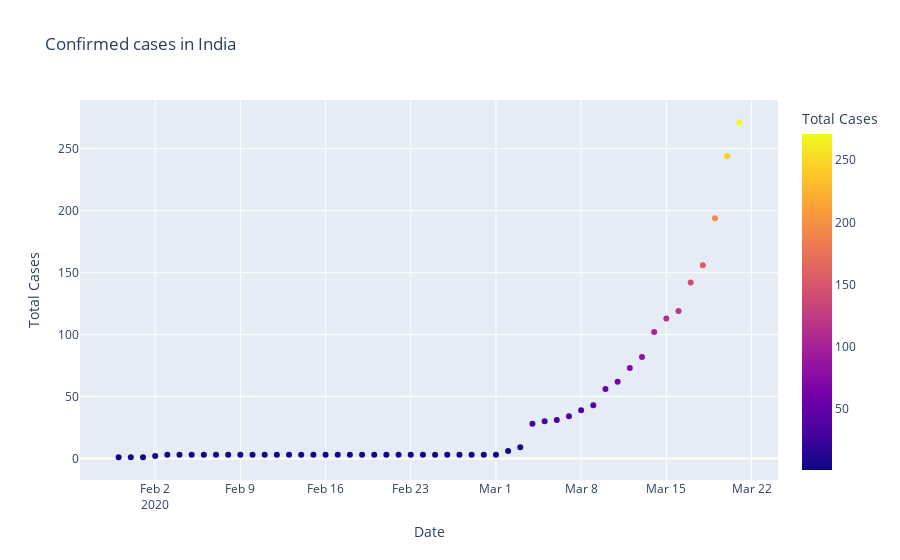

Here is the notebook cell this chart was saved with:
### Code cell
fig=px.scatter(dbd_India,x="Date",y="Total Cases",color='Total Cases',title='Confirmed cases in India')
fig.show()

### Figure 1 — Plotly figure (JSON) as saved in the notebook; plotly's stock layout.template omitted (floating-point values rounded to 4 significant figures)
{"data": [{"hovertemplate": "Date=%{x}<br>Total Cases=%{marker.color}<extra></extra>", "legendgroup": "", "marker": {"color": [1, 1, 1, 2, 3, 3, 3, 3, 3, 3, 3, 3, 3, 3, 3, 3, 3, 3, 3, 3, 3, 3, 3, 3, 3, 3, 3, 3, 3, 3, 3, 3, 6, 9, 28, 30, 31, 34, 39, 43, 56, 62, 73, 82, 102, 113, 119, 142, 156, 194, 244, 271], "coloraxis": "coloraxis", "symbol": "circle"}, "mode": "markers", "name": "", "orientation": "v", "showlegend": false, "type": "scatter", "x": ["2020-01-30T00:00:00", "2020-01-31T00:00:00", "2020-02-01T00:00:00", "2020-02-02T00:00:00", "2020-02-03T00:00:00", "2020-02-04T00:00:00", "2020-02-05T00:00:00", "2020-02-06T00:00:00", "2020-02-07T00:00:00", "2020-02-08T00:00:00", "2020-02-09T00:00:00", "2020-02-10T00:00:00", "2020-02-11T00:00:00", "2020-02-12T00:00:00", "2020-02-13T00:00:00", "2020-02-14T00:00:00", "2020-02-15T00:00:00", "2020-02-16T00:00:00", "2020-02-17T00:00:00", "2020-02-18T00:00:00", "2020-02-19T00:00:00", "2020-02-20T00:00:00", "2020-02-21T00:00:00", "2020-02-22T00:00:00", "2020-02-23T00:00:00", "2020-02-24T00:00:00", "2020-02-25T00:00:00", "2020-02-26T00:00:00", "2020-02-27T00:00:00", "2020-02-28T00:00:00", "2020-02-29T00:00:00", "2020-03-01T00:00:00", "2020-03-02T00:00:00", "2020-03-03T00:00:00", "2020-03-04T00:00:00", "2020-03-05T00:00:00", "2020-03-06T00:00:00", "2020-03-07T00:00:00", "2020-03-08T00:00:00", "2020-03-09T00:00:00", "2020-03-10T00:00:00", "2020-03-11T00:00:00", "2020-03-12T00:00:00", "2020-03-13T00:00:00", "2020-03-14T00:00:00", "2020-03-15T00:00:00", "2020-03-16T00:00:00", "2020-03-17T00:00:00", "2020-03-18T00:00:00", "2020-03-19T00:00:00", "2020-03-20T00:00:00", "2020-03-21T00:00:00"], "xaxis": "x", "y": [1, 1, 1, 2, 3, 3, 3, 3, 3, 3, 3, 3, 3, 3, 3, 3, 3, 3, 3, 3, 3, 3, 3, 3, 3, 3, 3, 3, 3, 3, 3, 3, 6, 9, 28, 30, 31, 34, 39, 43, 56, 62, 73, 82, 102, 113, 119, 142, 156, 194, 244, 271], "yaxis": "y"}], "layout": {"coloraxis": {"colorbar": {"title": {"text": "Total Cases"}}, "colorscale": [[0, "#0d0887"], [0.1111, "#46039f"], [0.2222, "#7201a8"], [0.3333, "#9c179e"], [0.4444, "#bd3786"], [0.5556, "#d8576b"], [0.6667, "#ed7953"], [0.7778, "#fb9f3a"], [0.8889, "#fdca26"], [1, "#f0f921"]]}, "legend": {"tracegroupgap": 0}, "title": {"text": "Confirmed cases in India"}, "xaxis": {"anchor": "y", "domain": [0, 1], "title": {"text": "Date"}}, "yaxis": {"anchor": "x", "domain": [0, 1], "title": {"text": "Total Cases"}}}}
